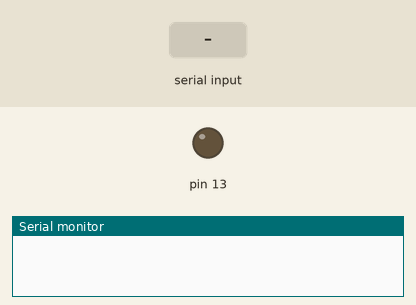
This sketch was run on a simulated Arduino Uno, built with avr-gcc and run on an emulated ATmega328P. On the bench: output pins drawn as LEDs (lit = HIGH), the last lines printed to the serial monitor. The test bench sets the inputs (shaded band).

Above: at 1.2 s.
1.3 s: "LED ON\n" received over Serial
At 1.6 s:
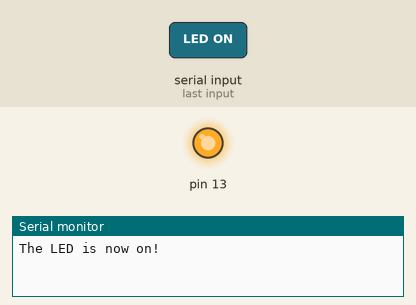
4.3 s: "LED OFF\n" received over Serial
At 5.1 s:
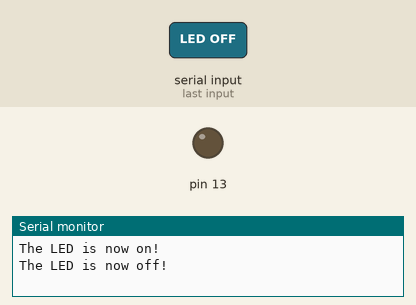
Timing chart, 0 to 7.3 s (numbered marks = the images above; inputs shaded):
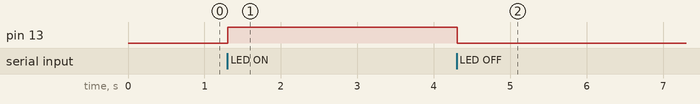

The sketch:

LEDOnOff.ino
```cpp
String inputString = "";      // a String to hold incoming data
bool stringComplete = false;  // whether the string is complete

void setup() {
  // initialize serial:
  Serial.begin(19200);
  // reserve 200 bytes for the inputString:
  inputString.reserve(200);
  pinMode(13,OUTPUT);
}

void loop() {
  // print the string when a newline arrives:
  if (stringComplete) {
    if (inputString.equals("LED ON")){
      digitalWrite(13, HIGH);
      Serial.println("The LED is now on!");
    } else if (inputString.equals("LED OFF")){
      digitalWrite(13, LOW);
      Serial.println("The LED is now off!");
    } else {
      Serial.print("Unkown command --> ");
      Serial.println(inputString);
    }
    inputString = "";
    stringComplete = false;
  }
}

/*
  SerialEvent occurs whenever a new data comes in the hardware serial RX. This
  routine is run between each time loop() runs, so using delay inside loop can
  delay response. Multiple bytes of data may be available.
*/
void serialEvent() {
  while (Serial.available()) {
    // get the new byte:
    char inChar = (char)Serial.read();
    // add it to the inputString:

    // if the incoming character is a newline, set a flag so the main loop can
    // do something about it:
    if (inChar == '\n') {
      stringComplete = true;
    } else {
        inputString += inChar;
    }
  }
}
```

Measured:
- after the input at 1.3 s, pin 13: LOW → HIGH at once
- after the input at 4.3 s, pin 13: HIGH → LOW at once
